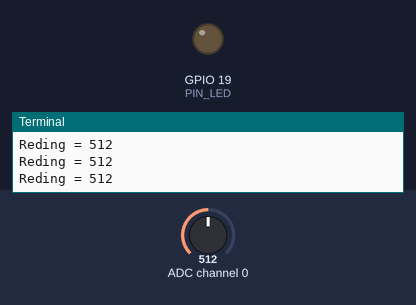
The program below on a simulated Raspberry Pi (BCM pin numbers). On the bench: output pins drawn as LEDs (lit = HIGH), the last lines printed to the terminal. The test bench sets the inputs (shaded band); at power-on: ADC channel 0 = 512 (analog values on the 0–1023 scale).

Above: at 1.2 s.
1.3 s: ADC channel 0 set to 504
At 2.0 s:
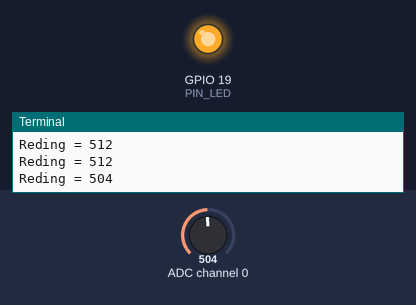
3.0 s: ADC channel 0 set to 522
At 4.2 s:
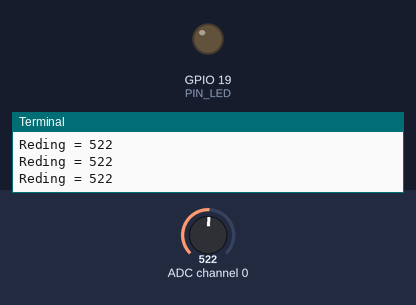
4.5 s: ADC channel 0 set to 511
At 5.5 s:
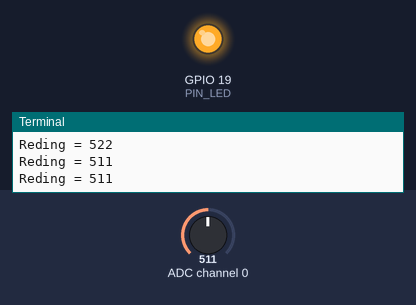
Timing chart, 0 to 7.5 s (numbered marks = the images above; inputs shaded):
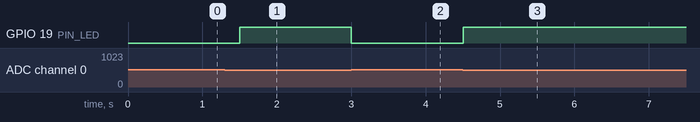

Measured:
- the behaviour switches between 512 and 511 on ADC channel 0 (found by bisection; images 0 and 1)
- after the input at 1.3 s, GPIO 19 (PIN_LED): LOW → HIGH after 0.20 s
- after the input at 3.0 s, GPIO 19 (PIN_LED): HIGH → LOW at once
- after the input at 4.5 s, GPIO 19 (PIN_LED): LOW → HIGH at once

The program:

LDR_task.py
```python
import spidev
import time

import RPi.GPIO as GPIO
PIN_LED = 19
GPIO.setmode(GPIO.BCM)
GPIO.setup(PIN_LED, GPIO.OUT)

#빛이 밝을 수록 큰 값, 어두울 수록 작은 값
# SPI 인스턴스 생성
spi = spidev.SpiDev()

# SPI 통신 시작
spi.open(0, 0) # bus: 0, dev: 0(CE0, CE1 둘 중 하나가 0임)

# SPI 최대 통신 속도 설정
spi.max_speed_hz = 100000

# 채널에서 읽어온 아날로그값을 디지털로 변환하여 리턴하는 함수
def analog_read(channel):
    #[byte_1, byte_2, byte_3]
    # byte_1 : 1
    # byte_2 : channel(0) + 8 = 0000 1000(2진수) << 4 - > 1000 0000
    # byte_3 : 0
    ret = spi.xfer2([1, (channel + 8) << 4, 0])
    adc_out = ((ret[1] & 3) << 8) + ret[2]
    return adc_out

try:
    while True:
        reading = analog_read(0)
        print("Reding = %d" % reading) # 0 ~ 1023
        if reading < 512:
            GPIO.output(PIN_LED, GPIO.HIGH)
        else:
            GPIO.output(PIN_LED, GPIO.LOW)
        time.sleep(0.5)

finally:
    spi.close()
    GPIO.cleanup()
```
